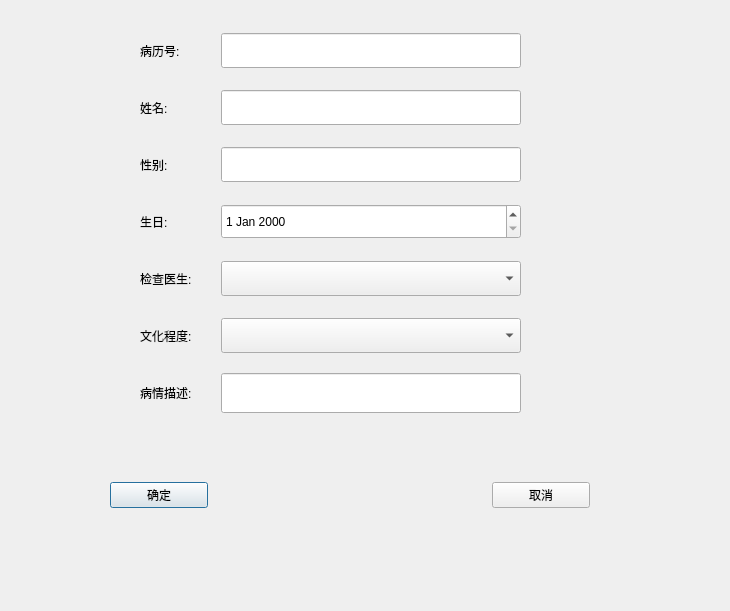
<?xml version="1.0" encoding="UTF-8"?>
<ui version="4.0">
 <class>AddPatientDialog</class>
 <widget class="QDialog" name="AddPatientDialog">
  <property name="geometry">
   <rect>
    <x>0</x>
    <y>0</y>
    <width>730</width>
    <height>611</height>
   </rect>
  </property>
  <property name="windowTitle">
   <string>Dialog</string>
  </property>
  <layout class="QVBoxLayout" name="verticalLayout">
   <property name="spacing">
    <number>0</number>
   </property>
   <property name="leftMargin">
    <number>0</number>
   </property>
   <property name="topMargin">
    <number>0</number>
   </property>
   <property name="rightMargin">
    <number>0</number>
   </property>
   <property name="bottomMargin">
    <number>0</number>
   </property>
   <item>
    <widget class="QWidget" name="widgetMain" native="true">
     <widget class="QWidget" name="">
      <property name="geometry">
       <rect>
        <x>140</x>
        <y>20</y>
        <width>381</width>
        <height>411</height>
       </rect>
      </property>
      <layout class="QGridLayout" name="gridLayout">
       <item row="0" column="1">
        <widget class="QLineEdit" name="lineEdit_patientNum">
         <property name="minimumSize">
          <size>
           <width>300</width>
           <height>35</height>
          </size>
         </property>
         <property name="maximumSize">
          <size>
           <width>300</width>
           <height>35</height>
          </size>
         </property>
        </widget>
       </item>
       <item row="0" column="0">
        <widget class="QLabel" name="label_9">
         <property name="minimumSize">
          <size>
           <width>50</width>
           <height>40</height>
          </size>
         </property>
         <property name="text">
          <string>病历号:</string>
         </property>
        </widget>
       </item>
       <item row="1" column="0">
        <widget class="QLabel" name="label">
         <property name="minimumSize">
          <size>
           <width>50</width>
           <height>40</height>
          </size>
         </property>
         <property name="text">
          <string>姓名:</string>
         </property>
        </widget>
       </item>
       <item row="4" column="0">
        <widget class="QLabel" name="label_5">
         <property name="minimumSize">
          <size>
           <width>50</width>
           <height>40</height>
          </size>
         </property>
         <property name="text">
          <string>检查医生:</string>
         </property>
        </widget>
       </item>
       <item row="4" column="1">
        <widget class="QComboBox" name="comboBox_docName">
         <property name="minimumSize">
          <size>
           <width>300</width>
           <height>35</height>
          </size>
         </property>
         <property name="maximumSize">
          <size>
           <width>300</width>
           <height>35</height>
          </size>
         </property>
        </widget>
       </item>
       <item row="6" column="1">
        <widget class="QLineEdit" name="lineEdit_Describe">
         <property name="sizePolicy">
          <sizepolicy hsizetype="Expanding" vsizetype="Fixed">
           <horstretch>0</horstretch>
           <verstretch>0</verstretch>
          </sizepolicy>
         </property>
         <property name="minimumSize">
          <size>
           <width>300</width>
           <height>40</height>
          </size>
         </property>
         <property name="maximumSize">
          <size>
           <width>300</width>
           <height>40</height>
          </size>
         </property>
        </widget>
       </item>
       <item row="6" column="0">
        <widget class="QLabel" name="label_8">
         <property name="minimumSize">
          <size>
           <width>50</width>
           <height>40</height>
          </size>
         </property>
         <property name="text">
          <string>病情描述:</string>
         </property>
        </widget>
       </item>
       <item row="1" column="1">
        <widget class="QLineEdit" name="lineEdit_patientName">
         <property name="minimumSize">
          <size>
           <width>300</width>
           <height>35</height>
          </size>
         </property>
         <property name="maximumSize">
          <size>
           <width>300</width>
           <height>35</height>
          </size>
         </property>
        </widget>
       </item>
       <item row="2" column="0">
        <widget class="QLabel" name="label_2">
         <property name="minimumSize">
          <size>
           <width>50</width>
           <height>40</height>
          </size>
         </property>
         <property name="text">
          <string>性别:</string>
         </property>
        </widget>
       </item>
       <item row="5" column="0">
        <widget class="QLabel" name="label_6">
         <property name="minimumSize">
          <size>
           <width>50</width>
           <height>40</height>
          </size>
         </property>
         <property name="text">
          <string>文化程度:</string>
         </property>
        </widget>
       </item>
       <item row="3" column="1">
        <widget class="QDateEdit" name="dateEdit">
         <property name="minimumSize">
          <size>
           <width>300</width>
           <height>35</height>
          </size>
         </property>
        </widget>
       </item>
       <item row="5" column="1">
        <widget class="QComboBox" name="comboBox_education">
         <property name="sizePolicy">
          <sizepolicy hsizetype="Preferred" vsizetype="Fixed">
           <horstretch>0</horstretch>
           <verstretch>0</verstretch>
          </sizepolicy>
         </property>
         <property name="minimumSize">
          <size>
           <width>300</width>
           <height>35</height>
          </size>
         </property>
         <property name="maximumSize">
          <size>
           <width>300</width>
           <height>35</height>
          </size>
         </property>
        </widget>
       </item>
       <item row="3" column="0">
        <widget class="QLabel" name="label_3">
         <property name="minimumSize">
          <size>
           <width>50</width>
           <height>40</height>
          </size>
         </property>
         <property name="text">
          <string>生日:</string>
         </property>
        </widget>
       </item>
       <item row="2" column="1">
        <widget class="QLineEdit" name="lineEdit_patientSex">
         <property name="minimumSize">
          <size>
           <width>300</width>
           <height>35</height>
          </size>
         </property>
         <property name="maximumSize">
          <size>
           <width>300</width>
           <height>35</height>
          </size>
         </property>
        </widget>
       </item>
      </layout>
     </widget>
     <widget class="QWidget" name="layoutWidget">
      <property name="geometry">
       <rect>
        <x>110</x>
        <y>480</y>
        <width>480</width>
        <height>30</height>
       </rect>
      </property>
      <layout class="QHBoxLayout" name="horizontalLayout">
       <item>
        <widget class="QPushButton" name="pushButton_ok">
         <property name="text">
          <string>确定</string>
         </property>
        </widget>
       </item>
       <item>
        <spacer name="horizontalSpacer">
         <property name="orientation">
          <enum>Qt::Horizontal</enum>
         </property>
         <property name="sizeType">
          <enum>QSizePolicy::Fixed</enum>
         </property>
         <property name="sizeHint" stdset="0">
          <size>
           <width>278</width>
           <height>20</height>
          </size>
         </property>
        </spacer>
       </item>
       <item>
        <widget class="QPushButton" name="pushButton_cancel">
         <property name="text">
          <string>取消</string>
         </property>
        </widget>
       </item>
      </layout>
     </widget>
    </widget>
   </item>
  </layout>
 </widget>
 <resources/>
 <connections>
  <connection>
   <sender>pushButton_ok</sender>
   <signal>clicked()</signal>
   <receiver>AddPatientDialog</receiver>
   <slot>accept()</slot>
   <hints>
    <hint type="sourcelabel">
     <x>194</x>
     <y>546</y>
    </hint>
    <hint type="destinationlabel">
     <x>237</x>
     <y>501</y>
    </hint>
   </hints>
  </connection>
  <connection>
   <sender>pushButton_cancel</sender>
   <signal>clicked()</signal>
   <receiver>AddPatientDialog</receiver>
   <slot>reject()</slot>
   <hints>
    <hint type="sourcelabel">
     <x>610</x>
     <y>558</y>
    </hint>
    <hint type="destinationlabel">
     <x>629</x>
     <y>487</y>
    </hint>
   </hints>
  </connection>
 </connections>
</ui>
